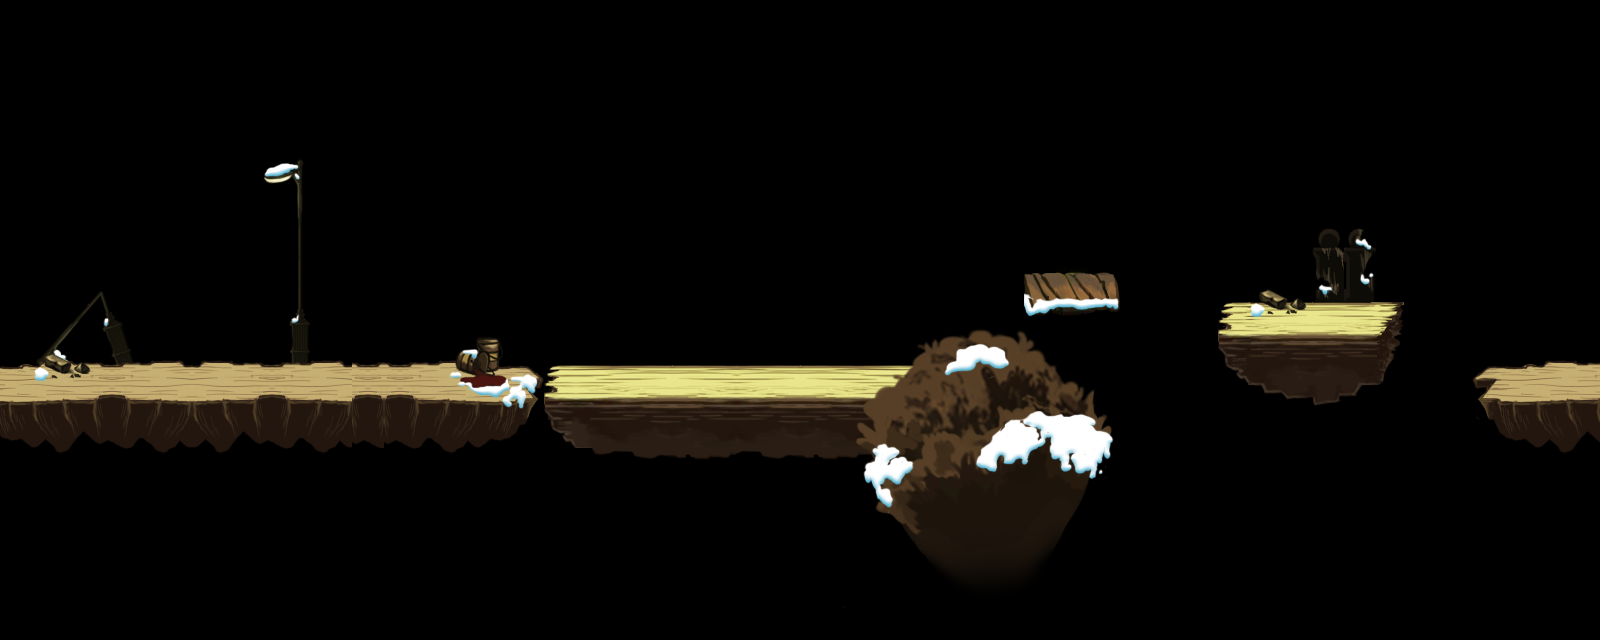

This is a level from a 2D game, rendered from its Tiled map with the project's own tilesets. A one-line summary and the map file follow, with tile-layer data summarised:
An orthogonal 50x20 tile map with 32x32 px tiles, 5 tile layers (tile_terrain_deco_back, tile_terrain_0, tile_terrain_1, tile_terrain_2, ...) and 13 objects (3x coin, tuzigongjianshoufly, tuzijianke, tuzigongjianshou, light, ...).

<map version="1.0" orientation="orthogonal" width="50" height="20" tilewidth="32" tileheight="32">
 <properties>
  <property name="offsetX" value="0" />
  <property name="offsetY" value="4" />
 </properties>
 <tileset firstgid="1" name="s01" tilewidth="32" tileheight="32">
  <image source="s01.png" width="992" height="512" />
 </tileset>
 <layer name="tile_terrain_deco_back" width="50" height="20">
  <data>[1000 cells, 36 non-empty, 34 distinct tile ids]</data>
 </layer>
 <layer name="tile_terrain_0" width="50" height="20">
  <data>[1000 cells, 6 non-empty, 6 distinct tile ids]</data>
 </layer>
 <layer name="tile_terrain_1" width="50" height="20">
  <data>[1000 cells, 177 non-empty, 114 distinct tile ids]</data>
 </layer>
 <layer name="tile_terrain_2" width="50" height="20">
  <data>[1000 cells, 10 non-empty, 8 distinct tile ids]</data>
 </layer>
 <layer name="tile_terrain_deco_front" width="50" height="20">
  <data>[1000 cells, 81 non-empty, 81 distinct tile ids]</data>
 </layer>
 <objectgroup name="obj_terrain" width="50" height="20">
  <object x="0" y="384" width="544" height="32" />
  <object x="544" y="384" width="384" height="32" />
  <object x="1024" y="288" width="96" height="32" />
  <object x="1216" y="320" width="192" height="32" />
  <object x="1472" y="384" width="128" height="32" />
 </objectgroup>
 <objectgroup name="obj_enemies" width="50" height="20">
  <object type="tuzigongjianshoufly" x="1152" y="160" width="32" height="32">
   <properties>
    <property name="cmd" value="fn;w,5,5;" />
   </properties>
  </object>
  <object type="tuzijianke" x="384" y="320" width="32" height="32">
   <properties>
    <property name="cmd" value="sf,0.7;w,1,-10" />
   </properties>
  </object>
  <object type="tuzigongjianshou" x="736" y="320" width="32" height="32" />
 </objectgroup>
 <objectgroup name="obj_objects" width="50" height="20">
  <object type="light" x="256" y="160" width="32" height="32" />
  <object type="barricade" x="192" y="416" width="32" height="32" />
  <object type="coin" x="96" y="256" width="32" height="32" />
  <object type="coin" x="864" y="256" width="32" height="32" />
  <object type="coin" x="992" y="192" width="32" height="32" />
 </objectgroup>
</map>
